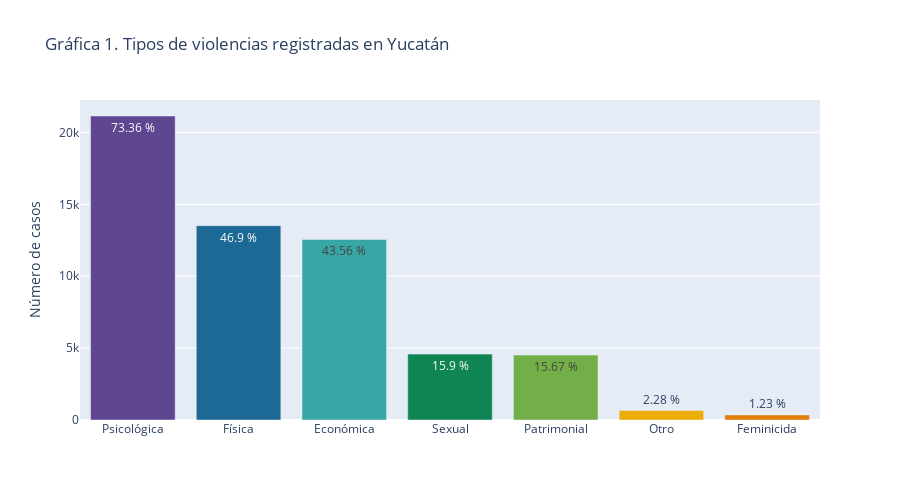

The cell this chart's notebook holds for it:
### Code cell
tipos = victimas.iloc[:,[i for i in range(55,61)]]
tipos = pd.DataFrame(tipos.sum())
tipos = tipos.sort_values(0,ascending=False)
new_row = pd.Series(data={0:sum(victimas.descripcion_otro_tipos=='FEMINICIDA')}, name='Feminicida')
#append row to the dataframe
tipos = tipos.append(new_row)
tipos.loc['Otro',0] = tipos.loc['Otro',0] - tipos.loc['Feminicida',0]
tipos = tipos.sort_values(0, ascending=False)
y = tipos[0].values
y_total = len(victimas)
fig = px.bar(x=tipos.index,
            y=tipos[0],
            text= np.round(y/y_total*100,2),
            labels = {'x': 'Tipo de violencia', "y":'Número de casos', 'text':'Porcentaje'},
            color=px.colors.qualitative.Prism[:7],
            color_discrete_map="identity",
            title='Gráfica 1. Tipos de violencias registradas en {}'.format('Yucatán')
            )
fig.update_xaxes(type='category')
fig.update_layout( xaxis_title=None,  height=500)
fig.update_traces(texttemplate='%{text} %')
#fig.update_xaxes(visible=False, showticklabels=False)
#pio.write_html(fig, file='../docs/figs/g7.html',include_plotlyjs='cdn', full_html=False)
#print(fig.data[0].hovertemplate)
fig.update_traces(hovertemplate='Tipo de violencia=%{x}<br>Número de casos=%{y}<br>Porcentaje=%{text} %<extra></extra>')
fig.show()

### Figure 1 — Plotly figure (JSON) as saved in the notebook; plotly's stock layout.template omitted (floating-point values rounded to 4 significant figures)
{"data": [{"alignmentgroup": "True", "hovertemplate": "Tipo de violencia=%{x}<br>Número de casos=%{y}<br>Porcentaje=%{text} %<extra></extra>", "legendgroup": "", "marker": {"color": "rgb(95, 70, 144)", "pattern": {"shape": ""}}, "name": "", "offsetgroup": "", "orientation": "v", "showlegend": false, "text": [73.36], "textposition": "auto", "texttemplate": "%{text} %", "type": "bar", "x": ["Psicológica"], "xaxis": "x", "y": [21149], "yaxis": "y"}, {"alignmentgroup": "True", "hovertemplate": "Tipo de violencia=%{x}<br>Número de casos=%{y}<br>Porcentaje=%{text} %<extra></extra>", "legendgroup": "", "marker": {"color": "rgb(29, 105, 150)", "pattern": {"shape": ""}}, "name": "", "offsetgroup": "", "orientation": "v", "showlegend": false, "text": [46.9], "textposition": "auto", "texttemplate": "%{text} %", "type": "bar", "x": ["Física"], "xaxis": "x", "y": [13520], "yaxis": "y"}, {"alignmentgroup": "True", "hovertemplate": "Tipo de violencia=%{x}<br>Número de casos=%{y}<br>Porcentaje=%{text} %<extra></extra>", "legendgroup": "", "marker": {"color": "rgb(56, 166, 165)", "pattern": {"shape": ""}}, "name": "", "offsetgroup": "", "orientation": "v", "showlegend": false, "text": [43.56], "textposition": "auto", "texttemplate": "%{text} %", "type": "bar", "x": ["Económica"], "xaxis": "x", "y": [12559], "yaxis": "y"}, {"alignmentgroup": "True", "hovertemplate": "Tipo de violencia=%{x}<br>Número de casos=%{y}<br>Porcentaje=%{text} %<extra></extra>", "legendgroup": "", "marker": {"color": "rgb(15, 133, 84)", "pattern": {"shape": ""}}, "name": "", "offsetgroup": "", "orientation": "v", "showlegend": false, "text": [15.9], "textposition": "auto", "texttemplate": "%{text} %", "type": "bar", "x": ["Sexual"], "xaxis": "x", "y": [4583], "yaxis": "y"}, {"alignmentgroup": "True", "hovertemplate": "Tipo de violencia=%{x}<br>Número de casos=%{y}<br>Porcentaje=%{text} %<extra></extra>", "legendgroup": "", "marker": {"color": "rgb(115, 175, 72)", "pattern": {"shape": ""}}, "name": "", "offsetgroup": "", "orientation": "v", "showlegend": false, "text": [15.67], "textposition": "auto", "texttemplate": "%{text} %", "type": "bar", "x": ["Patrimonial"], "xaxis": "x", "y": [4518], "yaxis": "y"}, {"alignmentgroup": "True", "hovertemplate": "Tipo de violencia=%{x}<br>Número de casos=%{y}<br>Porcentaje=%{text} %<extra></extra>", "legendgroup": "", "marker": {"color": "rgb(237, 173, 8)", "pattern": {"shape": ""}}, "name": "", "offsetgroup": "", "orientation": "v", "showlegend": false, "text": [2.28], "textposition": "auto", "texttemplate": "%{text} %", "type": "bar", "x": ["Otro"], "xaxis": "x", "y": [658], "yaxis": "y"}, {"alignmentgroup": "True", "hovertemplate": "Tipo de violencia=%{x}<br>Número de casos=%{y}<br>Porcentaje=%{text} %<extra></extra>", "legendgroup": "", "marker": {"color": "rgb(225, 124, 5)", "pattern": {"shape": ""}}, "name": "", "offsetgroup": "", "orientation": "v", "showlegend": false, "text": [1.23], "textposition": "auto", "texttemplate": "%{text} %", "type": "bar", "x": ["Feminicida"], "xaxis": "x", "y": [354], "yaxis": "y"}], "layout": {"barmode": "relative", "height": 500, "legend": {"tracegroupgap": 0}, "title": {"text": "Gráfica 1. Tipos de violencias registradas en Yucatán"}, "xaxis": {"anchor": "y", "domain": [0, 1], "title": {}, "type": "category"}, "yaxis": {"anchor": "x", "domain": [0, 1], "title": {"text": "Número de casos"}}}}
